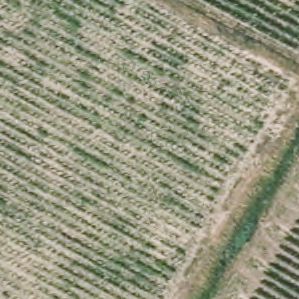
#> input picture dataset/backgrounds/fields/34-2018-0680-6245-LA93-0M20-E080_(10913.5, 24667.5).png, 299 x 299 px
$ python -i ood_instances_dataset.py   (imports and definitions only)
#> lines starting #> are read from the running program, lines starting #| are printed output that depends on the picture
#> further down, picture is the input picture: PIL image 299x299 RGB; mean R, G, B 149.8, 150.2, 127.8
# -*- coding: utf-8 -*-

from PIL import Image, ImageOps, ImageChops
import numpy as np
import pandas as pd
import os
from shapely.geometry import Point
from shapely.geometry.polygon import Polygon
from tqdm import tqdm
import itertools
import random
import sys
import argparse


"""
Generates a test set with 16k samples with the ood instances and the in domain backgrounds (forest, field)
"""


# Arguments
parser = argparse.ArgumentParser(description = 'Dataset creation')

# parser.add_argument('--train_count', default = 40000, help = "Number of (positive) samples in the training dataset", type = int)
# parser.add_argument('--val_count', default = 4000, help = "Number of (positive) samples in the validation dataset", type = int)
# [12 lines not run here, left out]

def transform_array(im, crop = False):
    """
    applies a series of transforms to an image

    returns the transformed image.
    """
#> called with crop = False

    if crop:
        area = (30,30,254,254)
        im = im.crop(area)


    # dimension of the input image
    width, height = im.size
#> width = 299; height = 299

    # random values for the rotation and offset
    rotation = np.random.randint(360)
    x_offset = np.random.randint(width / 4)
#> x_offset = 47
    y_offset = np.random.randint(height / 4)
#> y_offset = 64

    # compute the offset and crop the image to avoid repeated
    # arrays

    im = ImageChops.offset(im, x_offset, y_offset)
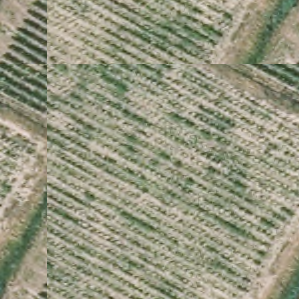
#> im: PIL image 299x299 RGB; mean R, G, B 149.8, 150.2, 127.8
    im.paste((0, 0, 0, 0), (0, 0, x_offset, height))
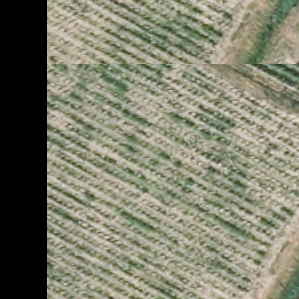
#> im: PIL image 299x299 RGB; mean R, G, B 127.9, 128.4, 109.3
    im.paste((0, 0, 0, 0), (0, 0, width, y_offset))
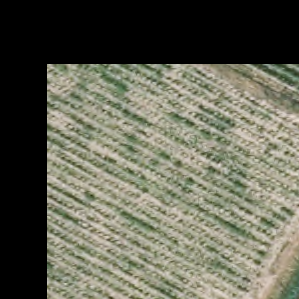
#> im: PIL image 299x299 RGB; mean R, G, B 100.9, 101.3, 86.5
    im.convert("RGBA")

    # rotate the image
    im = im.rotate(rotation)
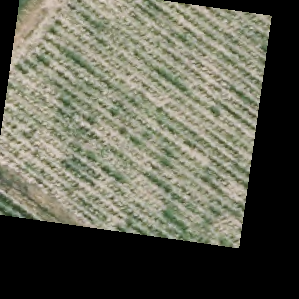
#> im: PIL image 299x299 RGB; mean R, G, B 98, 98.5, 84

    # Mirror and flip :
    if np.random.uniform() < .5:
        im = ImageOps.mirror(im)

    if np.random.uniform() < .5:
        im = ImageOps.flip(im)

    return im

"""
Transforms a background image
Applies random flips and mirrors to the image.
"""
# [24 lines left out: function transform_background, not called in this run]

"""
Combines a random transformation of the array image and
a random transformation of the background image.
"""
# [6 lines left out: function create_positive_image, not called in this run]


"""
Generates samples for a given (background, array) pair. It also generates the associated
.csv label file.
Overall, 2 * count samples are generated : half are positive images, the other half
negative images. By convention, positive images are numbered from 1 to count and
negative images from count + 1 to 2 * count.
"""


# [64 lines left out: function generate_samples, not called in this run]

"""
Generates a full dataset (encompassing all sub catgories files).
"""
# [114 lines left out: function generate_dataset, not called in this run]


"""
Generates the complete dataset
"""

# [23 lines left out: function generate_complete_dataset, not called in this run]


# [24 lines not run here, left out]

>>> from PIL import Image
>>> picture = Image.open('backgrounds/fields/34-2018-0680-6245-LA93-0M20-E080_(10913.5, 24667.5).png')
>>> result = transform_array(picture)
